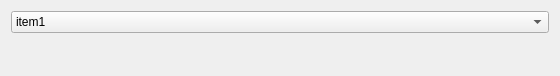
<?xml version="1.0" encoding="UTF-8"?>
<ui version="4.0">
 <class>Form</class>
 <widget class="QWidget" name="Form">
  <property name="geometry">
   <rect>
    <x>0</x>
    <y>0</y>
    <width>560</width>
    <height>76</height>
   </rect>
  </property>
  <property name="windowTitle">
   <string>Form</string>
  </property>
  <layout class="QVBoxLayout" name="verticalLayout">
   <item>
    <widget class="QComboBox" name="comboBox">
     <item>
      <property name="text">
       <string notr="true">item1</string>
      </property>
     </item>
     <item>
      <property name="text">
       <string notr="true">item2</string>
      </property>
     </item>
    </widget>
   </item>
   <item>
    <widget class="HButtonGroup" name="h_buttongroup">
     <property name="current_button" stdset="0">
      <number>1</number>
     </property>
    </widget>
   </item>
  </layout>
 </widget>
 <customwidgets>
  <customwidget>
   <class>HButtonGroup</class>
   <extends>QWidget</extends>
   <header>button_group</header>
  </customwidget>
 </customwidgets>
 <resources/>
 <connections/>
</ui>
